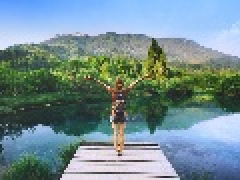
#> input picture scal_trans_rot/small.jpg, 120 x 90 px (shown 2 times larger)
$ python scaling.py
#> lines starting #> are read from the running program, lines starting #| are printed output that depends on the picture
import cv2
import numpy as np


#Scaling operation
#Reading original Image
image = cv2.imread('small.jpg')
#> image is the input picture: shape (90, 120, 3); mean B, G, R 148, 141.7, 116.7

image_sized = cv2.resize(image, (300,300))
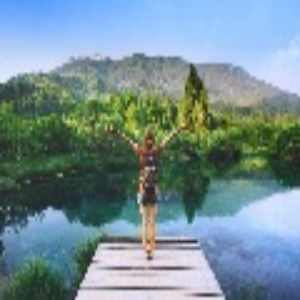
#> image_sized: shape (300, 300, 3); mean B, G, R 147.8, 141.5, 116.6

#Resizing image using Linear interpolation
image_re_linear = cv2.resize(image, None, fx=5.5,fy=5.5, interpolation=cv2.INTER_LINEAR)
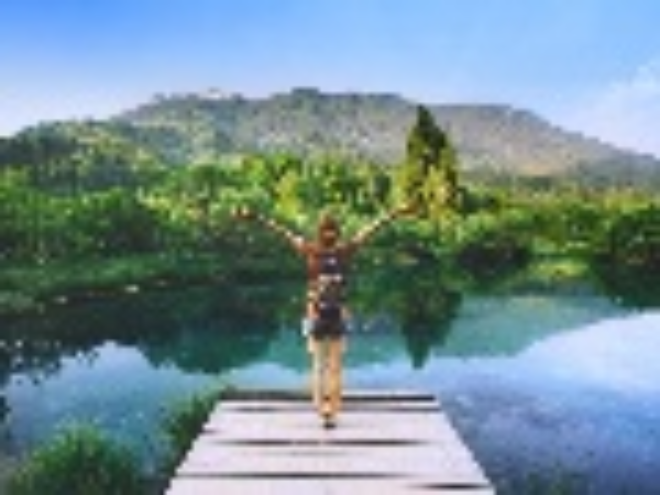
#> image_re_linear: shape (495, 660, 3); mean B, G, R 147.8, 141.5, 116.6

#Resizing using Cubic interpolation
image_re_cubic = cv2.resize(image, None, fx=5.5,fy=5.5, interpolation=cv2.INTER_CUBIC)

#Showing all three images
cv2.imshow('Linear', image_re_linear)
cv2.imshow('Cubic', image_re_cubic)
cv2.imshow('original', image)

if(cv2.waitKey()==ord('q')):
#> (key q is pressed here)
	cv2.destroyAllWindows()
